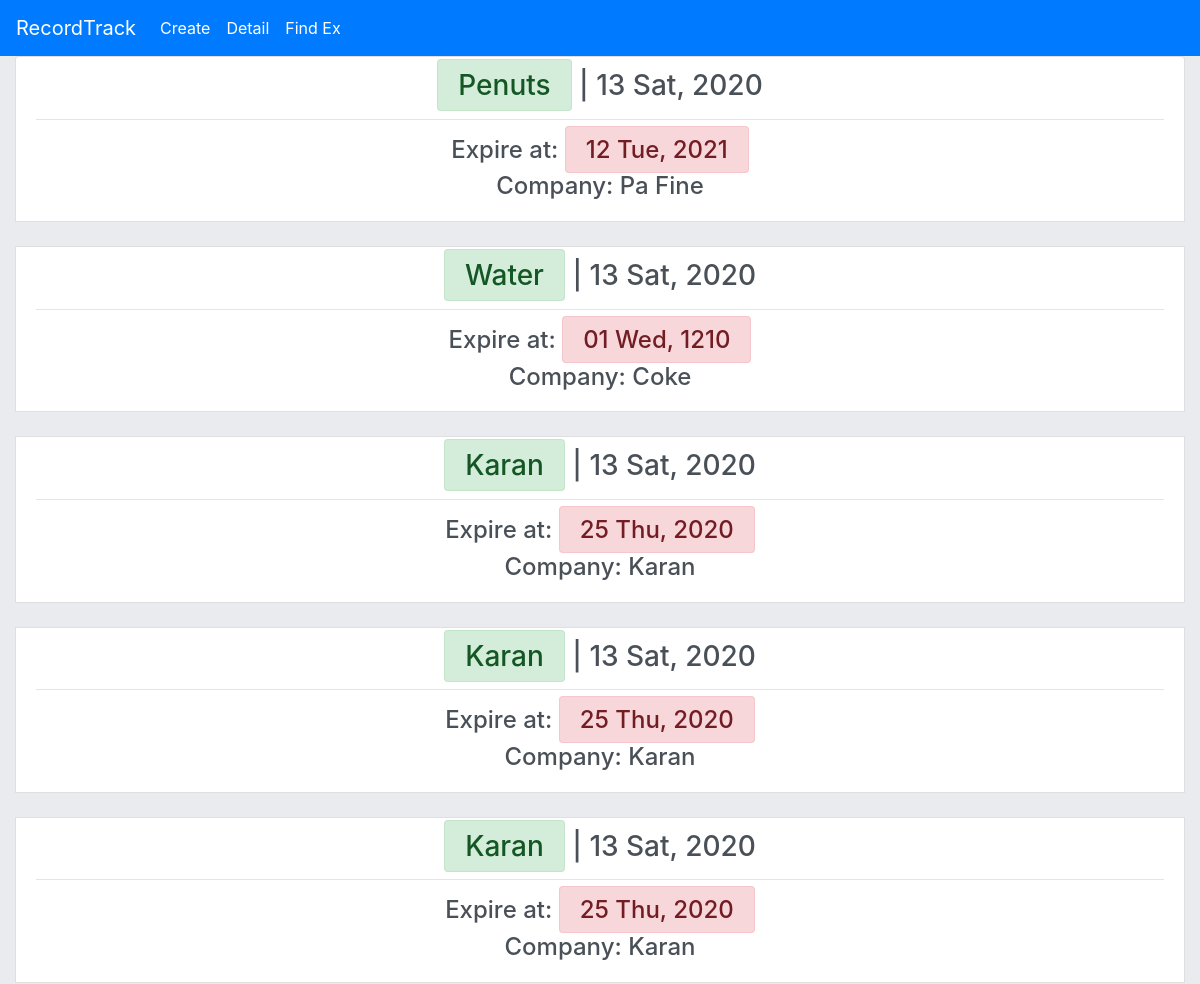
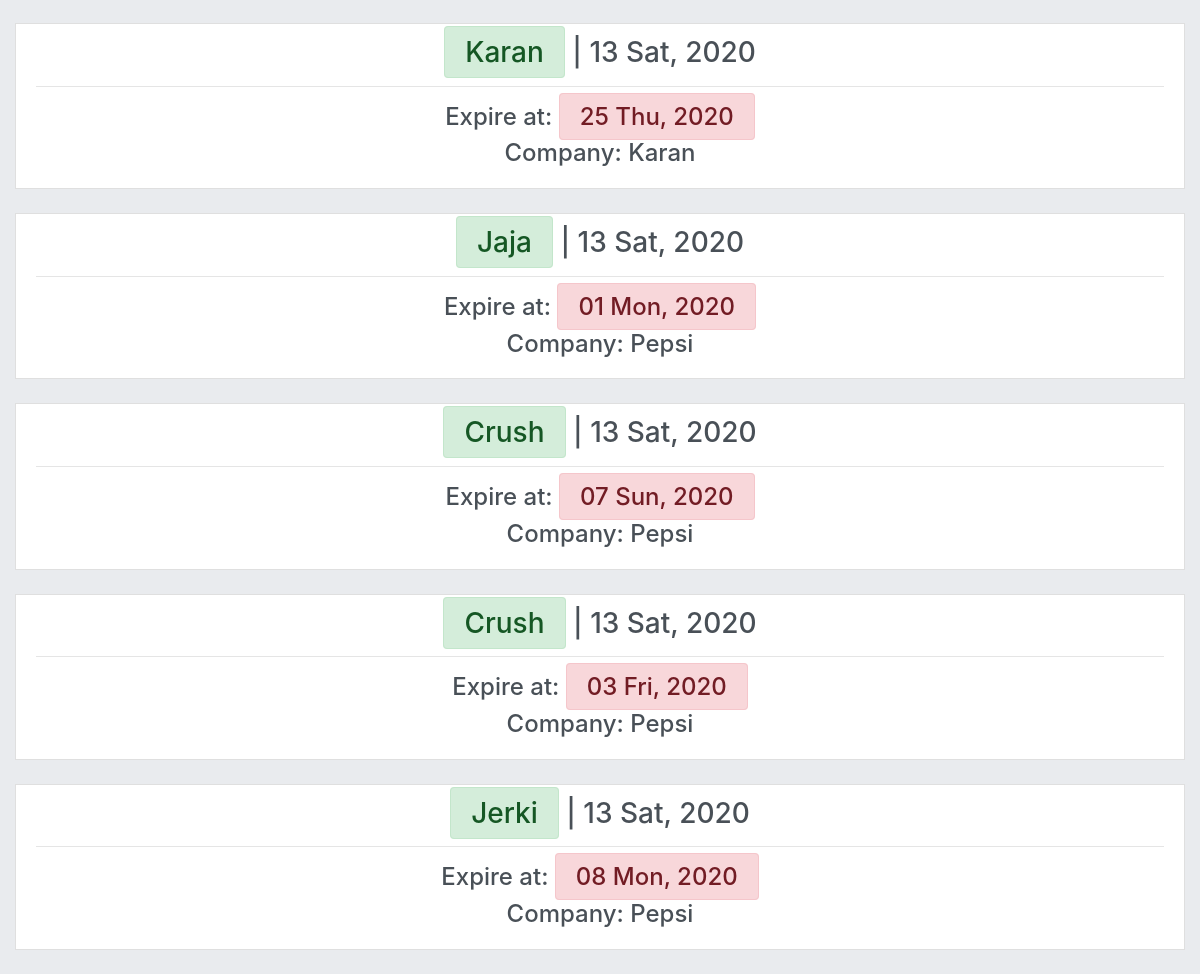
Screenshot of /allList/ with the database file from the repository (2 pictures, top to bottom).
### expires/models.py (models this page shows, shortened)
class ProductInfo(models.Model):
    product_name = models.CharField(max_length=200)
    Created_at =  models.DateTimeField(editable=False)
    expire_at = models.DateField(auto_now=False, auto_now_add=False)
    Company_name = models.CharField(max_length=200)
    class Meta:
        ordering = ['-Created_at']

### expires/views.py (the view)
# urls.py: url(r'^allList/$', views.ProductDetail, name="detailProduct"),
def ProductDetail(request):
    qs = ProductInfo.objects.all()
    context = {
        'productdetail':qs
    }
    return render(request, "karexpire/productdetail_form.html", context)

### template/karexpire/productdetail_form.html (shortened to what this page needs)
{% extends 'karexpire/base.html' %}
    {% block content %}
    <div style="width:100%; margin:auto;" class="row">
      <div class="col-4" style="max-width:inherit; flex:auto;">
        <div class="list-group" id="list-tab" role="tablist">
          {% for product in productdetail %}
            <a  style="text-align:center;" class="list-group-item list-group-item-action" id="list-home-list" data-toggle="list" href="#list-home" role="tab" aria-controls="home">
              <h3>
                <span class="alert alert-success" style="padding: 0.50rem 1.25rem;">{{product.product_name|lower|capfirst|title}}</span> | {{product.Created_at|date:"d D, Y"}}
              </h3>
              <hr>
              <h4>
                Expire at: <span class="alert alert-danger" style="padding: 0.50rem 1.25rem;">{{product.expire_at|date:"d D, Y"}}</span>
              </h4>
              <h4>Company: {{product.Company_name|lower|capfirst|title}}</h4>
            </a>
            <br>
          {% endfor %}
        </div>
      </div>
    </div>
    {% endblock content %}

### template/karexpire/base.html (shortened to what this page needs)
<!DOCTYPE html>
<html lang="en" dir="ltr">
  <head>
    <link rel="stylesheet" href="https://stackpath.bootstrapcdn.com/bootstrap/4.5.0/css/bootstrap.min.css">
  </head>
  <body style=" background-color: #e9ebee;">
    <nav class="navbar navbar-expand-lg navbar-dark bg-primary">
      <a class="navbar-brand" href="#">RecordTrack</a>
      <div class="collapse navbar-collapse" id="navbarNavAltMarkup">
        <div class="navbar-nav">
          <a class="nav-item nav-link active" href="{% url 'expires:createProduct' %}">Create <span class="sr-only">(current)</span></a>
          <a class="nav-item nav-link active" href="{% url 'expires:detailProduct' %}">Detail</a>
          <a class="nav-item nav-link active" href="{% url 'expires:findProduct' %}">Find Ex</a>
          <a class="nav-item nav-link active" href="#"></a>
        </div>
      </div>
    </nav>
    {% block content %}{% endblock content %}
  </body>
</html>

### rows the page displays
ProductInfo: product_name "Penuts", Created_at "13 Sat, 2020", expire_at "12 Tue, 2021", Company_name "Pa Fine"
ProductInfo: product_name "Water", Created_at "13 Sat, 2020", expire_at "01 Wed, 1210", Company_name "Coke"
ProductInfo: product_name "Karan", Created_at "13 Sat, 2020", expire_at "25 Thu, 2020", Company_name "Karan"
ProductInfo: product_name "Karan", Created_at "13 Sat, 2020", expire_at "25 Thu, 2020", Company_name "Karan"
ProductInfo: product_name "Karan", Created_at "13 Sat, 2020", expire_at "25 Thu, 2020", Company_name "Karan"
ProductInfo: product_name "Karan", Created_at "13 Sat, 2020", expire_at "25 Thu, 2020", Company_name "Karan"
ProductInfo: product_name "Jaja", Created_at "13 Sat, 2020", expire_at "01 Mon, 2020", Company_name "Pepsi"
ProductInfo: product_name "Crush", Created_at "13 Sat, 2020", expire_at "07 Sun, 2020", Company_name "Pepsi"
ProductInfo: product_name "Crush", Created_at "13 Sat, 2020", expire_at "03 Fri, 2020", Company_name "Pepsi"
ProductInfo: product_name "Jerki", Created_at "13 Sat, 2020", expire_at "08 Mon, 2020", Company_name "Pepsi"
